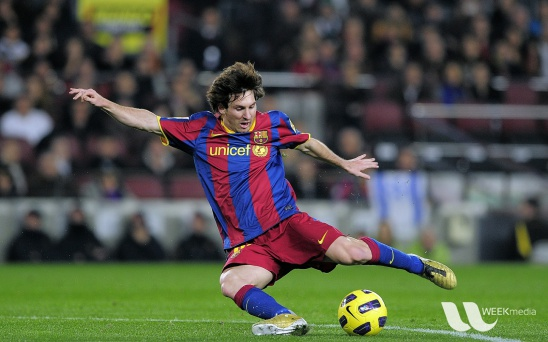
#> input picture Resources/messi5.jpg, 548 x 342 px
$ python 7_basic_operation_on_images.py
#> lines starting #> are read from the running program, lines starting #| are printed output that depends on the picture; after the words box and inside, x2 and y2 are one past the last pixel; in counts of white or black regions, pixels touching at a corner belong together
import cv2

img1 = cv2.imread('Resources/messi5.jpg')
#> img1 is the input picture: shape (342, 548, 3); mean B, G, R 72.4, 86, 82.2
img2 = cv2.imread('Resources/star.jpg')
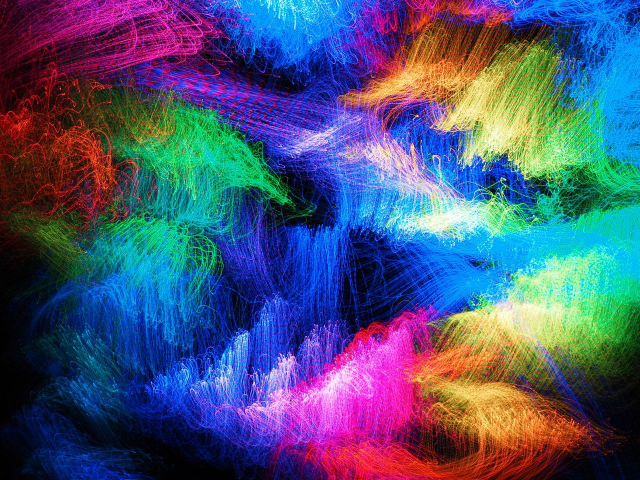
#> input picture Resources/star.jpg, 1280 x 960 px (shown at 1/2 size)
#> img2 is the input picture: shape (960, 1280, 3); mean B, G, R 119.2, 84.2, 73.7

print(img1.shape)
#| (342, 548, 3)
print(img1.size)
#| 562248
print(img1.dtype)
#| uint8
b_channel, g_channel, r_channel = cv2.split(img1)
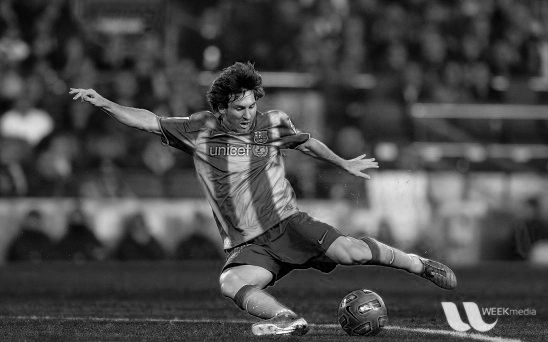
#> b_channel: shape (342, 548); min 0, max 255, mean 72.4
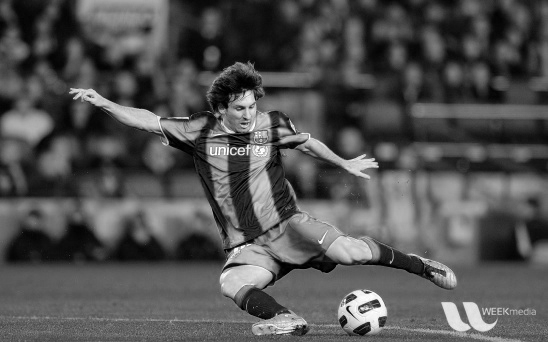
#> r_channel: shape (342, 548); min 0, max 255, mean 82.2
img_recreate = cv2.merge((b_channel, g_channel, r_channel))

ball = img1[280:340, 330: 390]
img_recreate[273:333, 100:160] = ball
#> img_recreate: shape (342, 548, 3); 1.92% of pixels changed, all inside (x1, y1, x2, y2) = (100, 273, 160, 333)

img_recreate = cv2.resize(img_recreate, (400, 400))
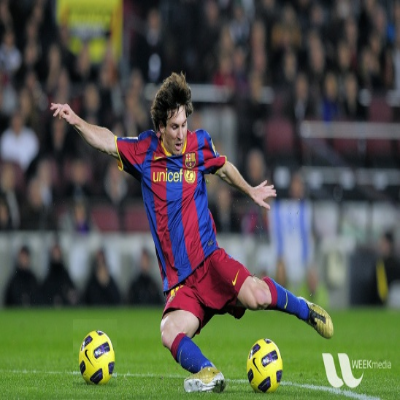
#> img_recreate: shape (400, 400, 3); mean B, G, R 72.6, 86.1, 82.7
img2 = cv2.resize(img2, (400, 400))
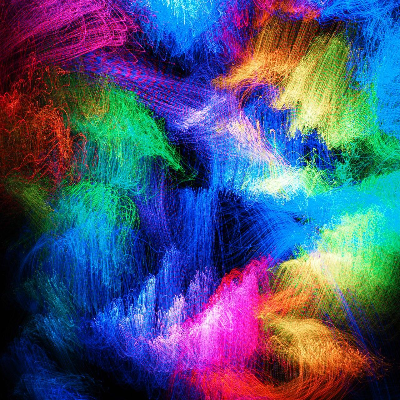
#> img2: shape (400, 400, 3); mean B, G, R 119.1, 84.1, 73.6

added_img = cv2.add(img_recreate, img2)
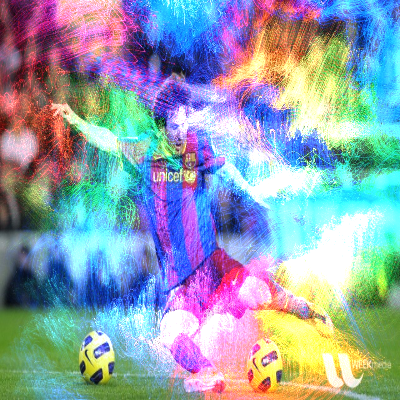
#> added_img: shape (400, 400, 3); mean B, G, R 174.4, 161, 144.8
added_w_img = cv2.addWeighted(img_recreate, 0.8, img2, 0.6, 0)
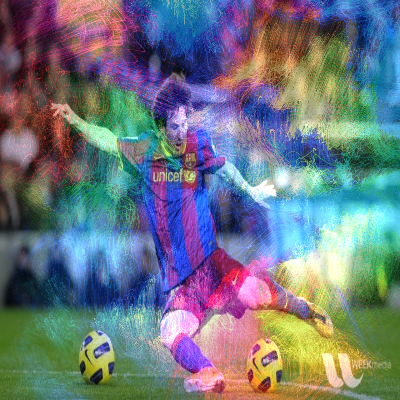
#> added_w_img: shape (400, 400, 3); mean B, G, R 128.4, 119.1, 109.7

cv2.imshow('Original Image', img1)
cv2.imshow('Recreated Original Image', img_recreate)
cv2.imshow('Added Image', added_img)
cv2.imshow('Added Weighted Image', added_w_img)


cv2.waitKey(0)
cv2.destroyAllWindows()
